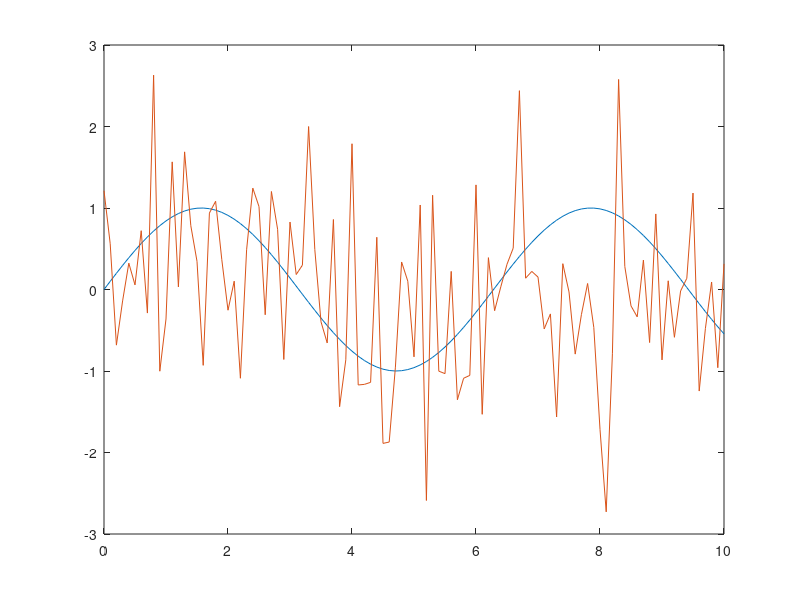
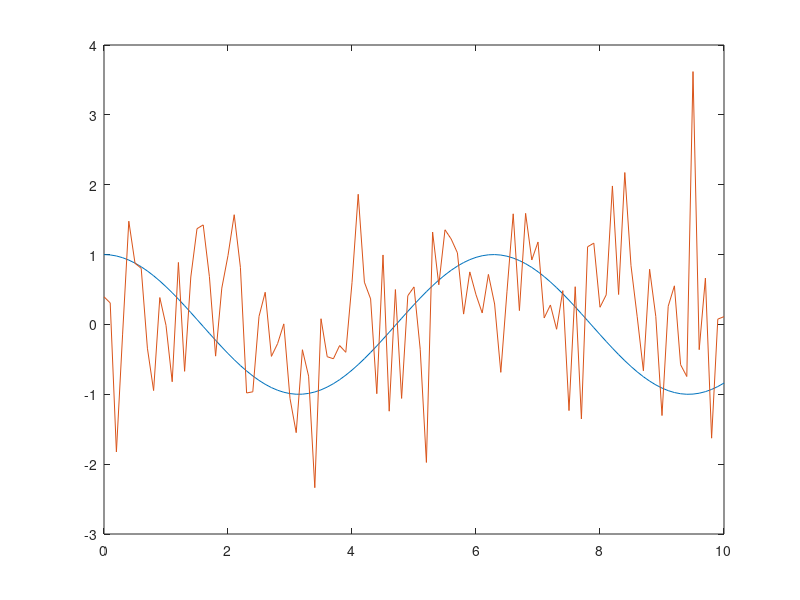

Recreate these plots in MATLAB, in order.
clear variables
close all
tijd = 0:0.1:10;
sig1 = sin(tijd);
sig2 = randn(1,length(tijd));
sig3 = cos(tijd);
sig4 = randn(1,length(tijd));

figure
plot(tijd,sig1)
hold on
plot(tijd,sig2)
figure
plot(tijd,sig3)
hold on
plot(tijd,sig4)